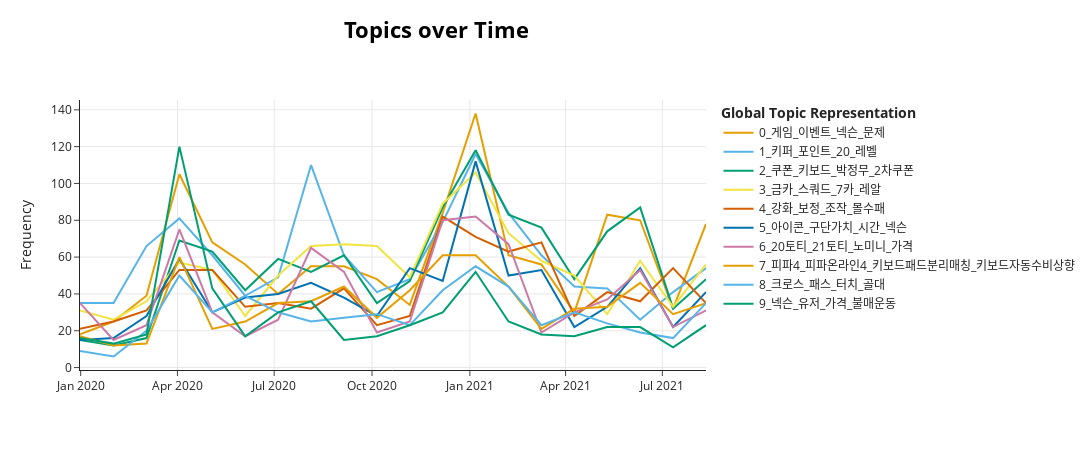

Notebook code cell kept with this figure:
### Code cell
model.visualize_topics_over_time(topics_over_time, top_n_topics=10)

### Figure 1 — Plotly figure (JSON) as saved in the notebook; plotly's stock layout.template omitted (floating-point values rounded to 4 significant figures)
{"data": [{"hoverinfo": "text", "hovertext": ["<b>Topic 0</b><br>Words: 명의도용탈퇴, 이벤트, 프로, 이란, 아시아", "<b>Topic 0</b><br>Words: 월클, 이벤트, 피파, 드립니다, 확진자", "<b>Topic 0</b><br>Words: 로스터패치, 모드, 보정, 게임, 이벤트", "<b>Topic 0</b><br>Words: 넥슨, 게임, 피파, 이벤트, 문제", "<b>Topic 0</b><br>Words: 게임, 이벤트, 미니페이스온, 문제, 피파", "<b>Topic 0</b><br>Words: 이벤트, 볼타모드, 게임, 넥슨, 문제", "<b>Topic 0</b><br>Words: 이벤트, 프로, 게임, 피파, 건가요", "<b>Topic 0</b><br>Words: 병원, 간담회, 이벤트, 문제, 신경정신", "<b>Topic 0</b><br>Words: 게임, 이벤트, 문제, 넥슨, 개선", "<b>Topic 0</b><br>Words: 게임, 패치, 개선, 정무형, 이벤트", "<b>Topic 0</b><br>Words: 시장, 분석, 게임, 피파, 넥슨", "<b>Topic 0</b><br>Words: 게임, 피파, 이벤트, 넥슨, 시간", "<b>Topic 0</b><br>Words: 게임, 넥슨, 문제, 유저, 개선", "<b>Topic 0</b><br>Words: 축구, 게임, 문제, 유저, 이벤트", "<b>Topic 0</b><br>Words: 게임, 이벤트, 사람, 개선, 피파", "<b>Topic 0</b><br>Words: 이벤트, 소통, 피파, 개선, 넥슨", "<b>Topic 0</b><br>Words: 게임, 이벤트, 문제, 넥슨, 코칭시스템", "<b>Topic 0</b><br>Words: 게임, 유저, 사람, 감독, 넥슨", "<b>Topic 0</b><br>Words: 개선, 유저, 피파, 고객, 이벤트", "<b>Topic 0</b><br>Words: 개선, 이벤트, 게임, 체감, 보정"], "marker": {"color": "#E69F00"}, "mode": "lines", "name": "0_게임_이벤트_넥슨_문제", "type": "scatter", "x": ["2019-12-31T09:08:38.400000", "2020-01-31T22:48:00", "2020-03-02T21:36:00", "2020-04-02T20:24:00", "2020-05-03T19:12:00", "2020-06-03T18:00:00", "2020-07-04T16:48:00", "2020-08-04T15:36:00", "2020-09-04T14:24:00", "2020-10-05T13:12:00", "2020-11-05T12:00:00", "2020-12-06T10:48:00", "2021-01-06T09:36:00", "2021-02-06T08:24:00", "2021-03-09T07:12:00", "2021-04-09T06:00:00", "2021-05-10T04:48:00", "2021-06-10T03:36:00", "2021-07-11T02:24:00", "2021-08-11T01:12:00"], "y": [18, 25, 39, 105, 68, 56, 40, 55, 55, 48, 34, 84, 138, 61, 56, 30, 83, 80, 32, 78]}, {"hoverinfo": "text", "hovertext": ["<b>Topic 1</b><br>Words: 패키지, 그리즈만, 포인트, 레벨, 키퍼", "<b>Topic 1</b><br>Words: 유니폼, 피파온라인4, 유니폼만들기, 레벨, 무지개", "<b>Topic 1</b><br>Words: 포인트, 900, 챔스시즌, 연쇄, 핫호돈", "<b>Topic 1</b><br>Words: 키퍼, 챔스, 골키퍼, 포인트, 가격", "<b>Topic 1</b><br>Words: 키퍼, 포인트, 골키퍼, 골대, 레벨업", "<b>Topic 1</b><br>Words: 키퍼, 프랑스, 대장, 영웅, 비주류", "<b>Topic 1</b><br>Words: 누가, 포인트, 5카, 프랑스, 레벨업", "<b>Topic 1</b><br>Words: 레벨업, 보상, 레벨, 이거, 기존유저", "<b>Topic 1</b><br>Words: 포인트, 프랑스, 상대방, 휘슬, 키퍼", "<b>Topic 1</b><br>Words: 포인트, 레벨, 프랑스, 3카, 레벨업", "<b>Topic 1</b><br>Words: 포인트, 국가, 팀케미, 골키퍼, 전체스탯", "<b>Topic 1</b><br>Words: 골키퍼, 키퍼, 포인트, 5카, 설정", "<b>Topic 1</b><br>Words: 20, 배치, 스쿼드, 단일, 입니다", "<b>Topic 1</b><br>Words: 챔스, 20, 19챔스, 코인, 스트레스", "<b>Topic 1</b><br>Words: 챔스, 골키퍼, 키퍼, 프랑스, 은카", "<b>Topic 1</b><br>Words: 골키퍼, 특성팀컬러, 키퍼, 심판, 포인트", "<b>Topic 1</b><br>Words: 포인트, 선수, 키퍼, 골키퍼, 중거리슛", "<b>Topic 1</b><br>Words: 키퍼, 마무리, 프랑스, 영어, 골키퍼", "<b>Topic 1</b><br>Words: 키퍼, 골키퍼, 레벨, 프랑스, 레벨업", "<b>Topic 1</b><br>Words: 스트레스, 포인트, 키퍼, 프랑스, 레벨업"], "marker": {"color": "#56B4E9"}, "mode": "lines", "name": "1_키퍼_포인트_20_레벨", "type": "scatter", "x": ["2019-12-31T09:08:38.400000", "2020-01-31T22:48:00", "2020-03-02T21:36:00", "2020-04-02T20:24:00", "2020-05-03T19:12:00", "2020-06-03T18:00:00", "2020-07-04T16:48:00", "2020-08-04T15:36:00", "2020-09-04T14:24:00", "2020-10-05T13:12:00", "2020-11-05T12:00:00", "2020-12-06T10:48:00", "2021-01-06T09:36:00", "2021-02-06T08:24:00", "2021-03-09T07:12:00", "2021-04-09T06:00:00", "2021-05-10T04:48:00", "2021-06-10T03:36:00", "2021-07-11T02:24:00", "2021-08-11T01:12:00"], "y": [35, 35, 66, 81, 61, 39, 49, 110, 61, 41, 48, 79, 116, 84, 61, 44, 43, 26, 41, 54]}, {"hoverinfo": "text", "hovertext": ["<b>Topic 2</b><br>Words: 질주키, 추천, 무패, 키보드, 빠칭코", "<b>Topic 2</b><br>Words: 패스요청, 라부, 바카요코, 카날레스, 포인트인듯", "<b>Topic 2</b><br>Words: 키보드, 쿠티뉴6카, 무시, 키보드유저, 수비수", "<b>Topic 2</b><br>Words: 패드, 키보드, 쿠폰, 몸싸움, 피파", "<b>Topic 2</b><br>Words: 쿠폰, 키보드, 2차쿠폰, 3차쿠폰, 페르난지뉴", "<b>Topic 2</b><br>Words: 평점, 체감, 키보드, 몸싸움, 산초", "<b>Topic 2</b><br>Words: 현질, 모드리치, 보정, 패드, 키보드", "<b>Topic 2</b><br>Words: 쿠폰, 평점, 2차쿠폰, 16강, 3차", "<b>Topic 2</b><br>Words: 쿠폰, 박정무, 키보드, 체감, 패드", "<b>Topic 2</b><br>Words: 포지션, 선수, 키보드, 수비, 공격수", "<b>Topic 2</b><br>Words: 쿠폰, 키보드, 원조, 4차쿠폰, 부캐", "<b>Topic 2</b><br>Words: 패드, 키보드, 피파4불매운동, 개선운동, 2차", "<b>Topic 2</b><br>Words: 박정무, 키보드, 실장, 피파4불매운동, 박정무실장", "<b>Topic 2</b><br>Words: 쿠폰, 키보드, 2차, 단일팀, 1차", "<b>Topic 2</b><br>Words: 쿠폰, 키보드, 주전, 빠칭코, 패스", "<b>Topic 2</b><br>Words: 종합평점, 키보드, 평점, 라부, 필독", "<b>Topic 2</b><br>Words: 쿠폰, 1차쿠폰, 현질, 300억짜리, 2차쿠폰", "<b>Topic 2</b><br>Words: 쿠폰, 박정무, 키보드, 티어니, 2차", "<b>Topic 2</b><br>Words: 키보드, 59분, 7시, 결승전, 수비수", "<b>Topic 2</b><br>Words: 키보드, 패드, 몸싸움, 수비수, 피파"], "marker": {"color": "#009E73"}, "mode": "lines", "name": "2_쿠폰_키보드_박정무_2차쿠폰", "type": "scatter", "x": ["2019-12-31T09:08:38.400000", "2020-01-31T22:48:00", "2020-03-02T21:36:00", "2020-04-02T20:24:00", "2020-05-03T19:12:00", "2020-06-03T18:00:00", "2020-07-04T16:48:00", "2020-08-04T15:36:00", "2020-09-04T14:24:00", "2020-10-05T13:12:00", "2020-11-05T12:00:00", "2020-12-06T10:48:00", "2021-01-06T09:36:00", "2021-02-06T08:24:00", "2021-03-09T07:12:00", "2021-04-09T06:00:00", "2021-05-10T04:48:00", "2021-06-10T03:36:00", "2021-07-11T02:24:00", "2021-08-11T01:12:00"], "y": [15, 12, 16, 69, 63, 42, 59, 52, 61, 35, 47, 87, 118, 83, 76, 48, 74, 87, 32, 48]}, {"hoverinfo": "text", "hovertext": ["<b>Topic 3</b><br>Words: 첼시, 금카, 주세요, 티비금카, 7카", "<b>Topic 3</b><br>Words: 스쿼드, 8카, 맨유, 평가, 건가요", "<b>Topic 3</b><br>Words: 첼시, 평가, 스쿼드, 팀평, 7카", "<b>Topic 3</b><br>Words: 스쿼드, 굴리트온라인, 레알, 굴리트, 7카", "<b>Topic 3</b><br>Words: 스쿼드, 가요, 레알, 레알마드리드, 7카", "<b>Topic 3</b><br>Words: 첼시, 스쿼드, 평가, 7카, 강장", "<b>Topic 3</b><br>Words: 금카, 스쿼드, 7카, 스모겜, 가요", "<b>Topic 3</b><br>Words: 금카, 7카, 평가, 첼시, 레알", "<b>Topic 3</b><br>Words: 스쿼드, 7카, 평가, 레알, 레알마드리드", "<b>Topic 3</b><br>Words: 7카, 스쿼드, 밀란, 레알, 잼민이들", "<b>Topic 3</b><br>Words: 첼시, 가요, 팀평, 라이브, 스쿼드", "<b>Topic 3</b><br>Words: 첼시, 스쿼드, 레알, 가요, 팀평", "<b>Topic 3</b><br>Words: 스쿼드, 평가, 레알, 밀란, 로페즈", "<b>Topic 3</b><br>Words: 첼시, 스쿼드, 7카, 레알, 밀란", "<b>Topic 3</b><br>Words: 첼시, 스쿼드, 밀란, 8카, 레알", "<b>Topic 3</b><br>Words: 금카, 7카, 팀평, 첼시, 레알", "<b>Topic 3</b><br>Words: 팀평, 레알, 첼시, 7카, 평가", "<b>Topic 3</b><br>Words: 스쿼드, 밀란, 8카, 레알, 7카", "<b>Topic 3</b><br>Words: 금카, 7카, 첼시, 맨유, 레알", "<b>Topic 3</b><br>Words: 첼시, 스쿼드, 밀란, 가요, 레알"], "marker": {"color": "#F0E442"}, "mode": "lines", "name": "3_금카_스쿼드_7카_레알", "type": "scatter", "x": ["2019-12-31T09:08:38.400000", "2020-01-31T22:48:00", "2020-03-02T21:36:00", "2020-04-02T20:24:00", "2020-05-03T19:12:00", "2020-06-03T18:00:00", "2020-07-04T16:48:00", "2020-08-04T15:36:00", "2020-09-04T14:24:00", "2020-10-05T13:12:00", "2020-11-05T12:00:00", "2020-12-06T10:48:00", "2021-01-06T09:36:00", "2021-02-06T08:24:00", "2021-03-09T07:12:00", "2021-04-09T06:00:00", "2021-05-10T04:48:00", "2021-06-10T03:36:00", "2021-07-11T02:24:00", "2021-08-11T01:12:00"], "y": [31, 26, 36, 57, 53, 28, 50, 66, 67, 66, 49, 89, 106, 73, 58, 50, 29, 58, 33, 56]}, {"hoverinfo": "text", "hovertext": ["<b>Topic 4</b><br>Words: 최종파일검사, 몰수패, 피파4, 보정이, 승부조작", "<b>Topic 4</b><br>Words: 보정, 강화, 보정빨, 구가차이, 넥슨", "<b>Topic 4</b><br>Words: 강화, 강화확률, 조작, 에이전트, 확율", "<b>Topic 4</b><br>Words: 강화, 확률, 강화확률, 풀게이지, 넥슨", "<b>Topic 4</b><br>Words: 강화, 보정, 패드립, 넥슨, 오류", "<b>Topic 4</b><br>Words: 강화, 강화확률, 패드립, 조작, 이벤트", "<b>Topic 4</b><br>Words: 강화, 확률, 뒷면, 생각, 시간", "<b>Topic 4</b><br>Words: 강화, 스페셜상자, 몰수패, 상자, 풀게이지", "<b>Topic 4</b><br>Words: 강화, 보정, 확률, 패드립, 풀게이지", "<b>Topic 4</b><br>Words: 보정, 강화, 패드립, 페이지, 보정이", "<b>Topic 4</b><br>Words: 보정, 강화, 확률, 조작, 공식답변", "<b>Topic 4</b><br>Words: 몰수패, 강화, 슬로우모션, 스피드, 증가", "<b>Topic 4</b><br>Words: 보정, 강화, 조작, 강화확률, 풀게이지", "<b>Topic 4</b><br>Words: 보정, 강화, 강화확률, 조작, 시도", "<b>Topic 4</b><br>Words: 강화, 보정, 강화확률, 조작, 넥슨", "<b>Topic 4</b><br>Words: 보정, 강화, 보정이, 강화확률, 크리", "<b>Topic 4</b><br>Words: 강화, 확률, 조작, 오류, 강화확률", "<b>Topic 4</b><br>Words: 보정, 강화, 조작, 몰수패, 패드립", "<b>Topic 4</b><br>Words: 보정, 강화, 증거, 보정이, 몰수패", "<b>Topic 4</b><br>Words: 보정, 몰수패, 오류, 증거, 패드립"], "marker": {"color": "#D55E00"}, "mode": "lines", "name": "4_강화_보정_조작_몰수패", "type": "scatter", "x": ["2019-12-31T09:08:38.400000", "2020-01-31T22:48:00", "2020-03-02T21:36:00", "2020-04-02T20:24:00", "2020-05-03T19:12:00", "2020-06-03T18:00:00", "2020-07-04T16:48:00", "2020-08-04T15:36:00", "2020-09-04T14:24:00", "2020-10-05T13:12:00", "2020-11-05T12:00:00", "2020-12-06T10:48:00", "2021-01-06T09:36:00", "2021-02-06T08:24:00", "2021-03-09T07:12:00", "2021-04-09T06:00:00", "2021-05-10T04:48:00", "2021-06-10T03:36:00", "2021-07-11T02:24:00", "2021-08-11T01:12:00"], "y": [21, 25, 31, 53, 53, 33, 35, 32, 43, 23, 28, 82, 71, 63, 68, 28, 41, 36, 54, 35]}, {"hoverinfo": "text", "hovertext": ["<b>Topic 5</b><br>Words: 아이콘, 구단가치, 크루이프왼쪽, 마일리지15, 15만캐쉬", "<b>Topic 5</b><br>Words: 아이콘, 구단가치, 넥슨, 근접, 시대", "<b>Topic 5</b><br>Words: 사랑, 구단가치, 아이콘, 연장, 시간", "<b>Topic 5</b><br>Words: 아이콘, 시간, 넥슨, 구단가치, 스텟", "<b>Topic 5</b><br>Words: 아이콘, 구단가치, 시간, 89분, 구단", "<b>Topic 5</b><br>Words: 아이콘, 구단가치, 연장, 시간, 넥슨", "<b>Topic 5</b><br>Words: 아이콘, 구단, 구단가치, 넥슨, 제대", "<b>Topic 5</b><br>Words: 아이콘, 구단가치, 넥슨님, 구단, 넥슨", "<b>Topic 5</b><br>Words: 아이콘, 구단가치, 시간, 가치, 구단", "<b>Topic 5</b><br>Words: 아이콘, 구단가치, 넥슨, 구단, 폭락", "<b>Topic 5</b><br>Words: 아이콘, 구단가치, 구단, 가치, 넥슨", "<b>Topic 5</b><br>Words: 아이콘, 구단가치, 시간, 가치, 넥슨", "<b>Topic 5</b><br>Words: 아이콘, 구단가치, 시간, 넥슨, 연장", "<b>Topic 5</b><br>Words: 아이콘, 보정, 스텟, 개소리, 넥슨", "<b>Topic 5</b><br>Words: 아이콘, 시간, 넥슨, 구단가치, 게임", "<b>Topic 5</b><br>Words: 아이콘, 구단가치, 이스, 트로피이벤트, 파울루", "<b>Topic 5</b><br>Words: 아이콘, 구단가치, 구단, 델피에로, 넥슨", "<b>Topic 5</b><br>Words: 아이콘, 점검, 시간, 넥슨님, 넥슨", "<b>Topic 5</b><br>Words: 아이콘, 구단가치, 보정론, 넥슨, 제라드", "<b>Topic 5</b><br>Words: 아이콘, 시간, 넥슨님, 넥슨, 연장"], "marker": {"color": "#0072B2"}, "mode": "lines", "name": "5_아이콘_구단가치_시간_넥슨", "type": "scatter", "x": ["2019-12-31T09:08:38.400000", "2020-01-31T22:48:00", "2020-03-02T21:36:00", "2020-04-02T20:24:00", "2020-05-03T19:12:00", "2020-06-03T18:00:00", "2020-07-04T16:48:00", "2020-08-04T15:36:00", "2020-09-04T14:24:00", "2020-10-05T13:12:00", "2020-11-05T12:00:00", "2020-12-06T10:48:00", "2021-01-06T09:36:00", "2021-02-06T08:24:00", "2021-03-09T07:12:00", "2021-04-09T06:00:00", "2021-05-10T04:48:00", "2021-06-10T03:36:00", "2021-07-11T02:24:00", "2021-08-11T01:12:00"], "y": [15, 16, 28, 59, 30, 38, 40, 46, 38, 28, 54, 47, 112, 50, 53, 22, 33, 54, 22, 41]}, {"hoverinfo": "text", "hovertext": ["<b>Topic 6</b><br>Words: 20토티, 아이폰, 노미니, 갤럭시, 가격", "<b>Topic 6</b><br>Words: 얼마, 20만원, 19토티, 모바일, 50억정도", "<b>Topic 6</b><br>Words: 얼마, 바지, 서머비, 정도, 20토티", "<b>Topic 6</b><br>Words: 얼마, 추천, 20토티, 한국, 5억", "<b>Topic 6</b><br>Words: 1억, 20토티, 노현질이에, 20토티메시, 성능", "<b>Topic 6</b><br>Words: 얼마, 선택, 잠시후, 120분, 팅김", "<b>Topic 6</b><br>Words: 추천, 120분, 380억보유, 93오버롤, 2011", "<b>Topic 6</b><br>Words: 얼마, 추천, 5억, 노미니, 20토티", "<b>Topic 6</b><br>Words: 버닝, 지예흐, 얼마, 토티, 축야드", "<b>Topic 6</b><br>Words: 추천, 노미니, 가격, 추천박지성, 요막", "<b>Topic 6</b><br>Words: 박지성, 얼마, 가가, 추천글가야, 86억", "<b>Topic 6</b><br>Words: 버닝, 추천, 토티, 10억, 1억", "<b>Topic 6</b><br>Words: 21토티, 얼마, 토티, 노미니, 추천", "<b>Topic 6</b><br>Words: 20토티, 21토티, 토티, 얼마, 10억", "<b>Topic 6</b><br>Words: 토티, 1500만원짜리, 수미어떻게, 얼마, 환산", "<b>Topic 6</b><br>Words: 글자, 비피, 토티, 21토티, 한국", "<b>Topic 6</b><br>Words: 버닝, 선택, 추천, 모바일, 21토티", "<b>Topic 6</b><br>Words: 모바일, 정도, 21토티, 토티, 추천", "<b>Topic 6</b><br>Words: 얼마, 노미니, 박지성, 추천, 20토티", "<b>Topic 6</b><br>Words: 파리생제르망, 이번, 얼마, 브라질, 국대"], "marker": {"color": "#CC79A7"}, "mode": "lines", "name": "6_20토티_21토티_노미니_가격", "type": "scatter", "x": ["2019-12-31T09:08:38.400000", "2020-01-31T22:48:00", "2020-03-02T21:36:00", "2020-04-02T20:24:00", "2020-05-03T19:12:00", "2020-06-03T18:00:00", "2020-07-04T16:48:00", "2020-08-04T15:36:00", "2020-09-04T14:24:00", "2020-10-05T13:12:00", "2020-11-05T12:00:00", "2020-12-06T10:48:00", "2021-01-06T09:36:00", "2021-02-06T08:24:00", "2021-03-09T07:12:00", "2021-04-09T06:00:00", "2021-05-10T04:48:00", "2021-06-10T03:36:00", "2021-07-11T02:24:00", "2021-08-11T01:12:00"], "y": [35, 15, 23, 75, 30, 17, 26, 65, 52, 19, 25, 80, 82, 67, 19, 30, 37, 53, 22, 31]}, {"hoverinfo": "text", "hovertext": ["<b>Topic 7</b><br>Words: 피파, 피파4, 피파온라인4, 해결하실수있는분, 피파4순비피20", "<b>Topic 7</b><br>Words: 피파, 노미, 피파15억, 덕배아님, 40분충전", "<b>Topic 7</b><br>Words: 피파, 에디트, 노트북, 피파4, 피파3", "<b>Topic 7</b><br>Words: 피파, 피파4, 연장점검, 피파온라인4, 뉴스", "<b>Topic 7</b><br>Words: 피파, 피파4, 피파20구매, 피파온라인, 피파온라인4", "<b>Topic 7</b><br>Words: 피파4, 토츠, 정리합니다, 2018, 러시아", "<b>Topic 7</b><br>Words: 피파, 피파4, 20토츠, 피파온라인4, 토츠", "<b>Topic 7</b><br>Words: 피파, 리옹, 토츠, 피파4, 19토츠날두", "<b>Topic 7</b><br>Words: 피파4, 피파, 피파온라인4, 여러분, 너굴맨", "<b>Topic 7</b><br>Words: 피파4, 피파, 피파온라인4, 급여190, 대세", "<b>Topic 7</b><br>Words: 피파, 다득점, 피파4, 8강이하, 피파온라인", "<b>Topic 7</b><br>Words: 피파, 피파온라인4, 피파4, 베컴, 해킹", "<b>Topic 7</b><br>Words: 피파, 피파4, 피파온라인4, 공부, 베컴", "<b>Topic 7</b><br>Words: 피파, 피파4, 피파21, 피파온라인4, 메이플", "<b>Topic 7</b><br>Words: 피파, 피파4, 신엔진, 피파온라인, 니들포메이션", "<b>Topic 7</b><br>Words: 키보드자동수비상향, 키보드패드분리매칭, 전개속도65, 피파온라인4, 크로스중거리헤딩상향", "<b>Topic 7</b><br>Words: 키보드패드분리매칭, 키보드자동수비상향, 90실축비주류포지션, 실축존재, 크로스중거리헤딩상향", "<b>Topic 7</b><br>Words: 피파온라인4, 키보드패드분리매칭, 실축존재, 크로스중거리헤딩상향, 90실축비주류포지션", "<b>Topic 7</b><br>Words: 피파4, 피파온라인4, 키보드패드분리매칭, 키보드자동수비상향, 90실축비주류포지션", "<b>Topic 7</b><br>Words: 피파4, 연장점검, 피파온라인4, 3연패, 피파5"], "marker": {"color": "#E69F00"}, "mode": "lines", "name": "7_피파4_피파온라인4_키보드패드분리매칭_키보드자동수비상향", "type": "scatter", "x": ["2019-12-31T09:08:38.400000", "2020-01-31T22:48:00", "2020-03-02T21:36:00", "2020-04-02T20:24:00", "2020-05-03T19:12:00", "2020-06-03T18:00:00", "2020-07-04T16:48:00", "2020-08-04T15:36:00", "2020-09-04T14:24:00", "2020-10-05T13:12:00", "2020-11-05T12:00:00", "2020-12-06T10:48:00", "2021-01-06T09:36:00", "2021-02-06T08:24:00", "2021-03-09T07:12:00", "2021-04-09T06:00:00", "2021-05-10T04:48:00", "2021-06-10T03:36:00", "2021-07-11T02:24:00", "2021-08-11T01:12:00"], "y": [17, 12, 13, 60, 21, 25, 35, 36, 44, 27, 42, 61, 61, 44, 21, 32, 33, 46, 29, 35]}, {"hoverinfo": "text", "hovertext": ["<b>Topic 8</b><br>Words: 내팀보면, 이자카야, 명단입니다, 크레이, 1카참고로", "<b>Topic 8</b><br>Words: 패스, 상대, 골대, 거래, 출하", "<b>Topic 8</b><br>Words: 중거리, 패스, 하향패치, 하라, 골대", "<b>Topic 8</b><br>Words: 급여, 크로스, 중거리, 패스, 너프", "<b>Topic 8</b><br>Words: 중거리, 패스, 너프, 크로스충, 상태", "<b>Topic 8</b><br>Words: 크로스, 중거리, 패스, 크로스충, 골대", "<b>Topic 8</b><br>Words: 크로스, 패스, 터치, 너프, 골대", "<b>Topic 8</b><br>Words: 크로스, 패스, 중거리, 볼터치, 상대", "<b>Topic 8</b><br>Words: 중거리, 패스, 순비피, 호구, 현질없", "<b>Topic 8</b><br>Words: 골대, 패스, 창모드, 고급여, 상대", "<b>Topic 8</b><br>Words: 대한민국, 즐라탄, 신규시즌, 코리아, 신규시즌대장확정", "<b>Topic 8</b><br>Words: 패스, 메타, 크로스충, 순비피, 골대", "<b>Topic 8</b><br>Words: 패스, 순비피, 니다, 헤딩, 골대", "<b>Topic 8</b><br>Words: 패스, 홈구장, 피엘, 알론소, 얼굴", "<b>Topic 8</b><br>Words: 패스, 골대, 요렌테, 너프, 스텟", "<b>Topic 8</b><br>Words: 터치, 심각성, 가슴트래핑, 패스, 트리니티", "<b>Topic 8</b><br>Words: 패스, 포메이션팀전술, 터치, 패스미스, 감독모드", "<b>Topic 8</b><br>Words: 위너, 대한민국, 오베르, 스루, 유저입니다미드필더", "<b>Topic 8</b><br>Words: 패스, 크로스충, 유저입니다, 패스미스, 감독모드", "<b>Topic 8</b><br>Words: 약발, 하자드, 외질, 천억, 대한민국"], "marker": {"color": "#56B4E9"}, "mode": "lines", "name": "8_크로스_패스_터치_골대", "type": "scatter", "x": ["2019-12-31T09:08:38.400000", "2020-01-31T22:48:00", "2020-03-02T21:36:00", "2020-04-02T20:24:00", "2020-05-03T19:12:00", "2020-06-03T18:00:00", "2020-07-04T16:48:00", "2020-08-04T15:36:00", "2020-09-04T14:24:00", "2020-10-05T13:12:00", "2020-11-05T12:00:00", "2020-12-06T10:48:00", "2021-01-06T09:36:00", "2021-02-06T08:24:00", "2021-03-09T07:12:00", "2021-04-09T06:00:00", "2021-05-10T04:48:00", "2021-06-10T03:36:00", "2021-07-11T02:24:00", "2021-08-11T01:12:00"], "y": [9, 6, 20, 50, 30, 39, 30, 25, 27, 29, 23, 42, 55, 44, 23, 30, 24, 19, 16, 35]}, {"hoverinfo": "text", "hovertext": ["<b>Topic 9</b><br>Words: 엄청, 순비피, 걱정, 주세요, 가격", "<b>Topic 9</b><br>Words: 제보, 이슈, 목적, 넥슨, 이용", "<b>Topic 9</b><br>Words: 투자, 넥슨, 가격, 게임, 신규유저들위해서라", "<b>Topic 9</b><br>Words: 넥슨, 유저, 불매운동, 문제, 가격", "<b>Topic 9</b><br>Words: 넥슨, 가격, 유저, 기업, 생각", "<b>Topic 9</b><br>Words: 넥슨, 가격, 피파온라인3, 강화, 생각", "<b>Topic 9</b><br>Words: 매물, 조작, 생각, 가격, 시세조작매물", "<b>Topic 9</b><br>Words: 가격, 강화, 귀속거래, 기만, 사람", "<b>Topic 9</b><br>Words: 유저, 넥슨, 식당, 불매운동, 매물", "<b>Topic 9</b><br>Words: 넥슨, 현질, 방송, 게임, 우리", "<b>Topic 9</b><br>Words: 넥슨, 친일파, 기업, 개돼지, 이유", "<b>Topic 9</b><br>Words: 게임, 넥슨, 개돼지, 우리, 유저", "<b>Topic 9</b><br>Words: 넥슨, 유저, 개돼지, 생각, 사태", "<b>Topic 9</b><br>Words: 가격, 강화, 방법, 때문, 유저", "<b>Topic 9</b><br>Words: 권리, 넥슨, 유저, 돌림판, 메이플유저", "<b>Topic 9</b><br>Words: 넥슨, 유저, 불매운동, 노현질, 불매", "<b>Topic 9</b><br>Words: 넥슨, 유저, 해결, 사태, 문제", "<b>Topic 9</b><br>Words: 넥슨, 게임, 회사, 기업, 생각", "<b>Topic 9</b><br>Words: 게임, 때문, 현질유도, 이유, 이게", "<b>Topic 9</b><br>Words: 넥슨, 기업, 때문, 우리, 홈피관리"], "marker": {"color": "#009E73"}, "mode": "lines", "name": "9_넥슨_유저_가격_불매운동", "type": "scatter", "x": ["2019-12-31T09:08:38.400000", "2020-01-31T22:48:00", "2020-03-02T21:36:00", "2020-04-02T20:24:00", "2020-05-03T19:12:00", "2020-06-03T18:00:00", "2020-07-04T16:48:00", "2020-08-04T15:36:00", "2020-09-04T14:24:00", "2020-10-05T13:12:00", "2020-11-05T12:00:00", "2020-12-06T10:48:00", "2021-01-06T09:36:00", "2021-02-06T08:24:00", "2021-03-09T07:12:00", "2021-04-09T06:00:00", "2021-05-10T04:48:00", "2021-06-10T03:36:00", "2021-07-11T02:24:00", "2021-08-11T01:12:00"], "y": [16, 13, 18, 120, 43, 17, 30, 36, 15, 17, 23, 30, 52, 25, 18, 17, 22, 22, 11, 23]}], "layout": {"height": 450, "hoverlabel": {"bgcolor": "white", "font": {"family": "Rockwell", "size": 16}}, "legend": {"title": {"text": "<b>Global Topic Representation"}}, "title": {"font": {"color": "Black", "size": 22}, "text": "<b>Topics over Time", "x": 0.4, "xanchor": "center", "y": 0.95, "yanchor": "top"}, "width": 1250, "xaxis": {"showgrid": true}, "yaxis": {"showgrid": true, "title": {"text": "Frequency"}}}}
